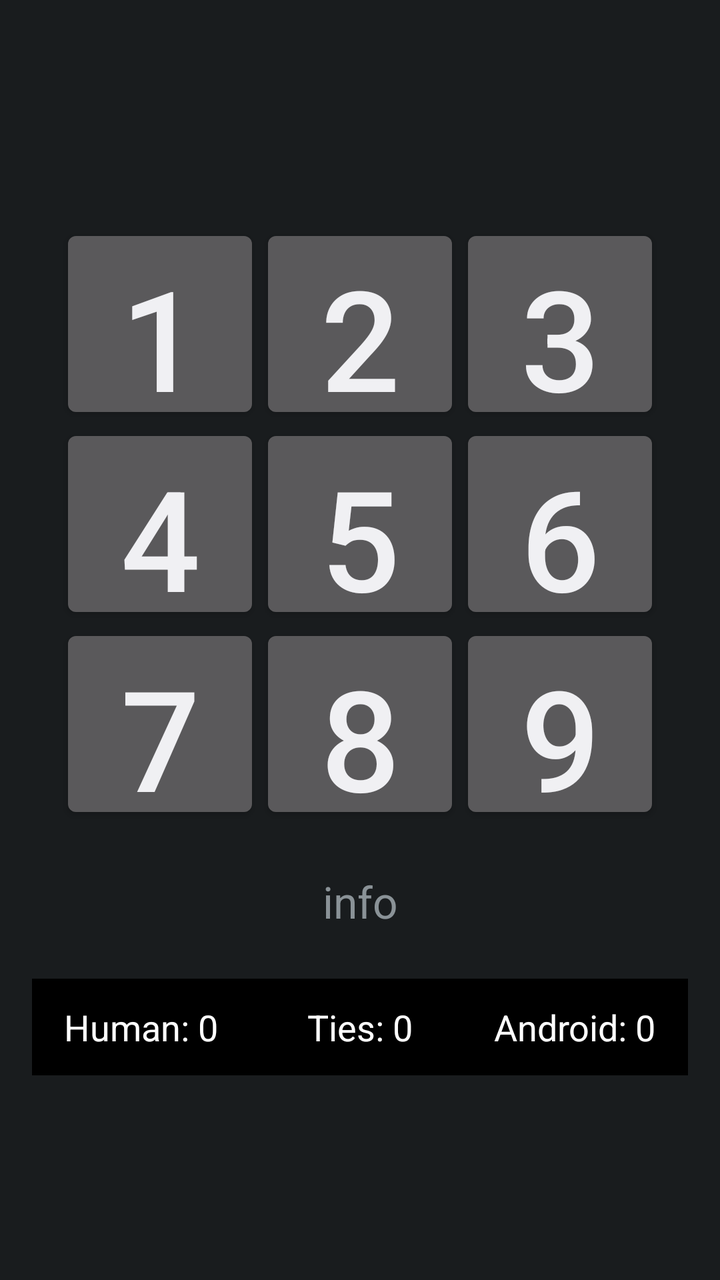
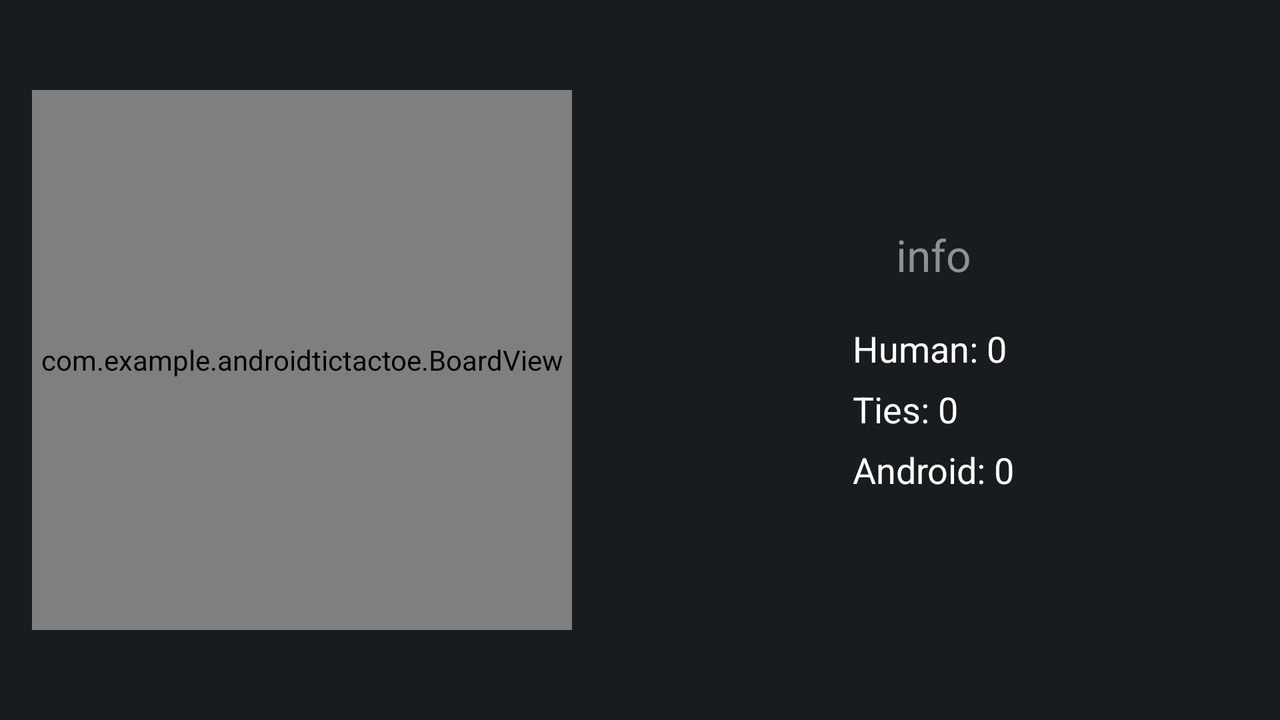

Two renders of one Android screen. The first uses the default layout on a phone; the second uses the alternative layout the repository ships for a different screen configuration, on a matching device. The two XML files are below.
<!-- AndroidManifest.xml: application theme Theme.AndroidTicTacToe -->
<!-- res/layout/main.xml -->
<?xml version="1.0" encoding="utf-8"?>
<LinearLayout xmlns:android="http://schemas.android.com/apk/res/android"
    android:id="@+id/root_layout"
    android:orientation="vertical"
    android:layout_width="match_parent"
    android:layout_height="match_parent"
    android:gravity="center"
    android:fitsSystemWindows="true"
    android:padding="16dp" >

    <TableLayout
        android:id="@+id/play_grid"
        android:layout_width="wrap_content"
        android:layout_height="wrap_content"
        android:layout_marginTop="10dp" >

        <TableRow android:gravity="center_horizontal">
            <Button
                android:id="@+id/one"
                android:layout_width="100dp"
                android:layout_height="100dp"
                android:text="1"
                android:textSize="70dp" />

            <Button
                android:id="@+id/two"
                android:layout_width="100dp"
                android:layout_height="100dp"
                android:text="2"
                android:textSize="70dp" />

            <Button
                android:id="@+id/three"
                android:layout_width="100dp"
                android:layout_height="100dp"
                android:text="3"
                android:textSize="70dp" />
        </TableRow>

        <TableRow android:gravity="center_horizontal">
            <Button
                android:id="@+id/four"
                android:layout_width="100dp"
                android:layout_height="100dp"
                android:text="4"
                android:textSize="70dp" />

            <Button
                android:id="@+id/five"
                android:layout_width="100dp"
                android:layout_height="100dp"
                android:text="5"
                android:textSize="70dp" />

            <Button
                android:id="@+id/six"
                android:layout_width="100dp"
                android:layout_height="100dp"
                android:text="6"
                android:textSize="70dp" />
        </TableRow>

        <TableRow android:gravity="center_horizontal">
            <Button
                android:id="@+id/seven"
                android:layout_width="100dp"
                android:layout_height="100dp"
                android:text="7"
                android:textSize="70dp" />

            <Button
                android:id="@+id/eight"
                android:layout_width="100dp"
                android:layout_height="100dp"
                android:text="8"
                android:textSize="70dp" />

            <Button
                android:id="@+id/nine"
                android:layout_width="100dp"
                android:layout_height="100dp"
                android:text="9"
                android:textSize="70dp" />
        </TableRow>
    </TableLayout>

    <TextView
        android:id="@+id/information"
        android:layout_width="match_parent"
        android:layout_height="wrap_content"
        android:text="info"
        android:gravity="center_horizontal"
        android:layout_marginTop="24dp"
        android:textSize="22dp" />

    
    <RelativeLayout
        android:id="@+id/score_board"
        android:layout_width="match_parent"
        android:layout_height="wrap_content"
        android:layout_marginTop="24dp"
        android:paddingTop="12dp"
        android:paddingBottom="12dp"
        android:paddingStart="16dp"
        android:paddingEnd="16dp"
        android:background="#000000" >

        <TextView
            android:id="@+id/human_score"
            android:layout_width="wrap_content"
            android:layout_height="wrap_content"
            android:layout_alignParentStart="true"
            android:layout_centerVertical="true"
            android:textColor="#FFFFFF"
            android:textSize="18dp"
            android:text="Human: 0" />

        <TextView
            android:id="@+id/ties_score"
            android:layout_width="wrap_content"
            android:layout_height="wrap_content"
            android:layout_centerInParent="true"
            android:textColor="#FFFFFF"
            android:textSize="18dp"
            android:text="Ties: 0" />

        <TextView
            android:id="@+id/android_score"
            android:layout_width="wrap_content"
            android:layout_height="wrap_content"
            android:layout_alignParentEnd="true"
            android:layout_centerVertical="true"
            android:textColor="#FFFFFF"
            android:textSize="18dp"
            android:text="Android: 0" />
    </RelativeLayout>

</LinearLayout>
<!-- resources referenced by this layout -->
<resources>
  <style name="Theme.AndroidTicTacToe" parent="@android:style/Theme.DeviceDefault">
      </style>
</resources>
<!-- res/layout-land/main.xml (the repository's variant of the layout above) -->
<!-- drawn on the phone turned sideways -->
<?xml version="1.0" encoding="utf-8"?>
<LinearLayout xmlns:android="http://schemas.android.com/apk/res/android"
    android:id="@+id/root_layout"
    android:orientation="horizontal"
    android:layout_width="match_parent"
    android:layout_height="match_parent"
    android:gravity="center"
    android:fitsSystemWindows="true"
    android:padding="16dp" >

    <com.example.androidtictactoe.BoardView
        android:id="@+id/board"
        android:layout_width="270dp"
        android:layout_height="270dp" />

    <LinearLayout
        android:layout_width="0dp"
        android:layout_height="wrap_content"
        android:layout_weight="1"
        android:orientation="vertical"
        android:gravity="center_horizontal"
        android:layout_marginStart="24dp" >

        <TextView
            android:id="@+id/information"
            android:layout_width="wrap_content"
            android:layout_height="wrap_content"
            android:text="info"
            android:gravity="center"
            android:textSize="22dp" />

        <LinearLayout
            android:id="@+id/score_board"
            android:layout_width="wrap_content"
            android:layout_height="wrap_content"
            android:layout_marginTop="20dp"
            android:orientation="vertical" >

            <TextView
                android:id="@+id/human_score"
                android:layout_width="wrap_content"
                android:layout_height="wrap_content"
                android:textColor="#FFFFFF"
                android:textSize="18dp"
                android:text="Human: 0" />

            <TextView
                android:id="@+id/ties_score"
                android:layout_width="wrap_content"
                android:layout_height="wrap_content"
                android:layout_marginTop="6dp"
                android:textColor="#FFFFFF"
                android:textSize="18dp"
                android:text="Ties: 0" />

            <TextView
                android:id="@+id/android_score"
                android:layout_width="wrap_content"
                android:layout_height="wrap_content"
                android:layout_marginTop="6dp"
                android:textColor="#FFFFFF"
                android:textSize="18dp"
                android:text="Android: 0" />
        </LinearLayout>

    </LinearLayout>

</LinearLayout>
